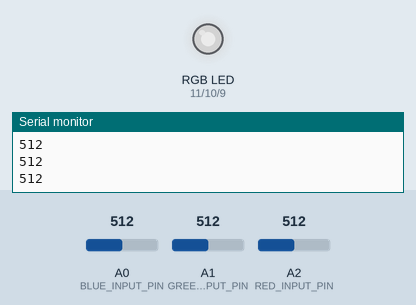
This sketch was run on a simulated Arduino Uno, built with avr-gcc and run on an emulated ATmega328P. Shown: an RGB LED mixed from three pins (HIGH = lit), the last lines printed to the serial monitor. The test bench sets the inputs (shaded band); at power-on: A1 (GREEN_INPUT_PIN) = 512, A0 (BLUE_INPUT_PIN) = 512, A2 (RED_INPUT_PIN) = 512. Dim RGB values are drawn brighter than linear.

Above: at 1.2 s.
1.3 s: A1 (GREEN_INPUT_PIN) set to 716
At 2.3 s:
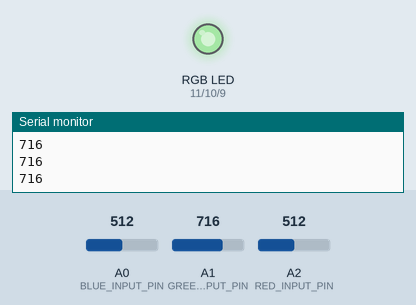
2.8 s: A0 (BLUE_INPUT_PIN) set to 716
At 3.7 s:
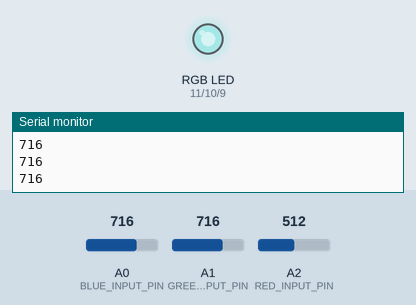
4.3 s: A2 (RED_INPUT_PIN) set to 716
At 4.6 s:
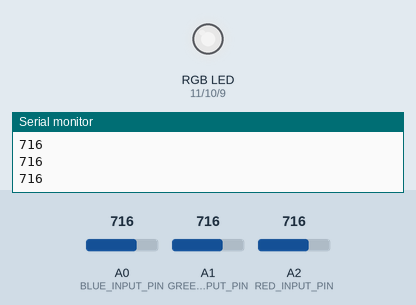
5.8 s: A1 (GREEN_INPUT_PIN) set to 900
At 7.0 s:
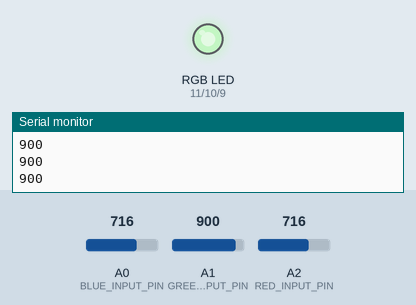
7.3 s: A0 (BLUE_INPUT_PIN) set to 900
At 8.1 s:
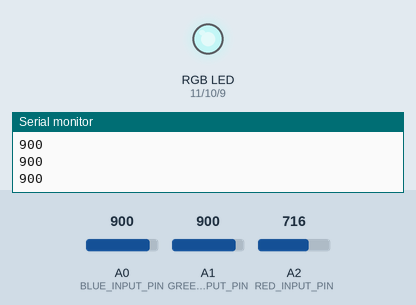
8.8 s: A2 (RED_INPUT_PIN) set to 900
At 9.5 s:
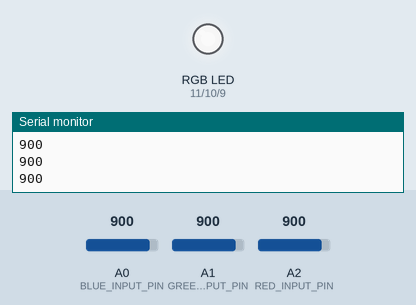
Timing chart, 0 to 11.3 s (numbered marks = the images above; inputs shaded):
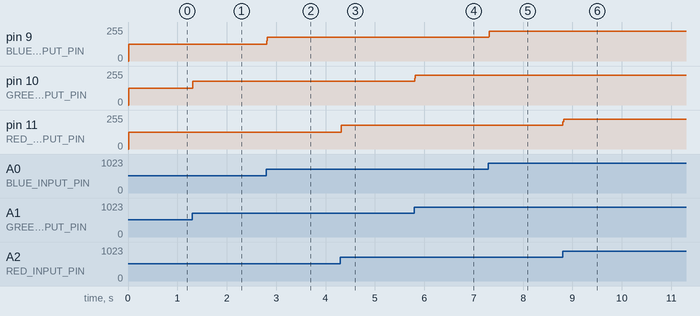

Measured:
- after the input at 1.3 s, pin 10 (GREEN_OUTPUT_PIN): 127/255 → 178/255 at once
- after the input at 2.8 s, pin 9 (BLUE_OUTPUT_PIN): 127/255 → 178/255 at once
- after the input at 4.3 s, pin 11 (RED_OUTPUT_PIN): 127/255 → 178/255 at once
- after the input at 5.8 s, pin 10 (GREEN_OUTPUT_PIN): 178/255 → 224/255 at once
- after the input at 7.3 s, pin 9 (BLUE_OUTPUT_PIN): 178/255 → 224/255 at once
- after the input at 8.8 s, pin 11 (RED_OUTPUT_PIN): 178/255 → 224/255 at once

The sketch:

codeFinal.ino
```cpp
#define BLUE_INPUT_PIN A0
#define BLUE_OUTPUT_PIN  9
#define GREEN_INPUT_PIN  A1
#define GREEN_OUTPUT_PIN  10
#define RED_INPUT_PIN  A2
#define RED_OUTPUT_PIN  11

const int maxOutput=255;
const int minOutput=0;
const int maxInput=1023;
const int minInput=0;

const bool noiseFiltering = true;
const int readingNr = 10;
const int highPassVal = 25;

void setup() {

  // Configure the pins to behave either as an input or an output.
pinMode(BLUE_INPUT_PIN, INPUT);
pinMode(BLUE_OUTPUT_PIN, OUTPUT);
pinMode(RED_INPUT_PIN, INPUT);
pinMode(RED_OUTPUT_PIN, OUTPUT);
pinMode(GREEN_INPUT_PIN, INPUT);
pinMode(GREEN_OUTPUT_PIN, OUTPUT);

Serial.begin(9600);

}

// Periodically update analogWrite values.
void loop() {
	// The default analogRead() resolution is 10 bits (source: https://www.arduino.cc/reference/en/language/functions/analog-io/analogread/) so up to 1024 values,
  // while analogWrite takes a value modulo 256, so a transformation must be performed.
  // This also allows the LED to run 8 bit color, with 256 values for each RGB channel
  Serial.println(analogRead(GREEN_INPUT_PIN)); //debug
  int greenOutput, redOutput, blueOutput;

  if(noiseFiltering ==  true){
    int greenAvg = 0, redAvg = 0, blueAvg = 0;
    for (int i = 0; i < readingNr; i++) {
      greenAvg+=analogRead(GREEN_INPUT_PIN);
      redAvg+=analogRead(RED_INPUT_PIN);
      blueAvg+=analogRead(BLUE_INPUT_PIN);
      delay(1);
    }
    greenOutput=(1.0*greenAvg/readingNr > highPassVal)? 1.0*greenAvg/readingNr : 0;
    redOutput=(1.0*redAvg/readingNr > highPassVal)? 1.0*redAvg/readingNr : 0;
    blueOutput=(1.0*blueAvg/readingNr > highPassVal)? 1.0*blueAvg/readingNr : 0;
  }else{
    greenOutput=analogRead(GREEN_INPUT_PIN);
    redOutput=analogRead(RED_INPUT_PIN);
    blueOutput=analogRead(BLUE_INPUT_PIN);
  }


analogWrite(BLUE_OUTPUT_PIN,map (blueOutput, minInput, maxInput, minOutput, maxOutput) );
analogWrite(RED_OUTPUT_PIN,map (redOutput, minInput, maxInput, minOutput, maxOutput) );
analogWrite(GREEN_OUTPUT_PIN,map (greenOutput, minInput, maxInput, minOutput, maxOutput) );
// delay(10);
}
```
